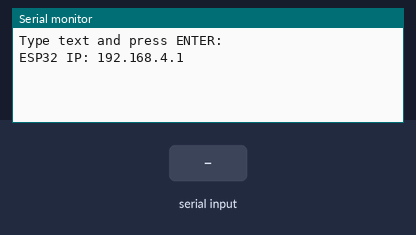
The sketch below on a simulated ESP32. Shown: the last lines printed to the serial monitor. Inputs (shaded band) come from the test bench.

Above: at 1.2 s.
1.3 s: "1\n" received over Serial
At 2.3 s:
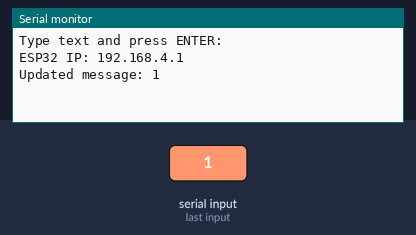
2.8 s: "0\n" received over Serial
At 3.5 s:
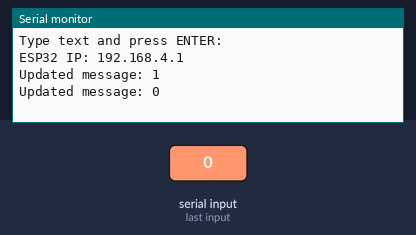

Measured:
- after the input at 1.3 s, the serial monitor: prints a new line at once (image 1)
- after the input at 2.8 s, the serial monitor: prints a new line at once (image 2)

The sketch:

wifi_tts.ino
```cpp
#include <WiFi.h>
#include <WebServer.h>

const char* ssid = "ESP32_TALK";
const char* password = "12345678";

WebServer server(80);

// This will store what you type in Serial Monitor
String message = "Type something in Serial Monitor";

void handleRoot() {
  String page = R"rawliteral(
<!DOCTYPE html>
<html>
<head>
  <title>ESP32 TTS</title>
</head>
<body style="text-align:center; font-family:Arial;">
  <h2>ESP32 Serial to Speech</h2>
  <p>Message:</p>
  <h3>)rawliteral" + message + R"rawliteral(</h3>

  <button onclick="speak()" style="font-size:24px; padding:15px;">
    🔊 SPEAK
  </button>

  <script>
    function speak() {
      let msg = new SpeechSynthesisUtterance(")rawliteral" + message + R"rawliteral(");
      speechSynthesis.speak(msg);
    }
  </script>

</body>
</html>
)rawliteral";

  server.send(200, "text/html", page);
}

void setup() {
  Serial.begin(115200);
  Serial.println("Type text and press ENTER:");

  WiFi.softAP(ssid, password);
  Serial.print("ESP32 IP: ");
  Serial.println(WiFi.softAPIP());

  server.on("/", handleRoot);
  server.begin();
}

void loop() {
  server.handleClient();

  // Read Serial input
  if (Serial.available()) {
    message = Serial.readStringUntil('\n');
    message.trim();   // remove extra spaces/newlines
    Serial.print("Updated message: ");
    Serial.println(message);
  }
}
```
